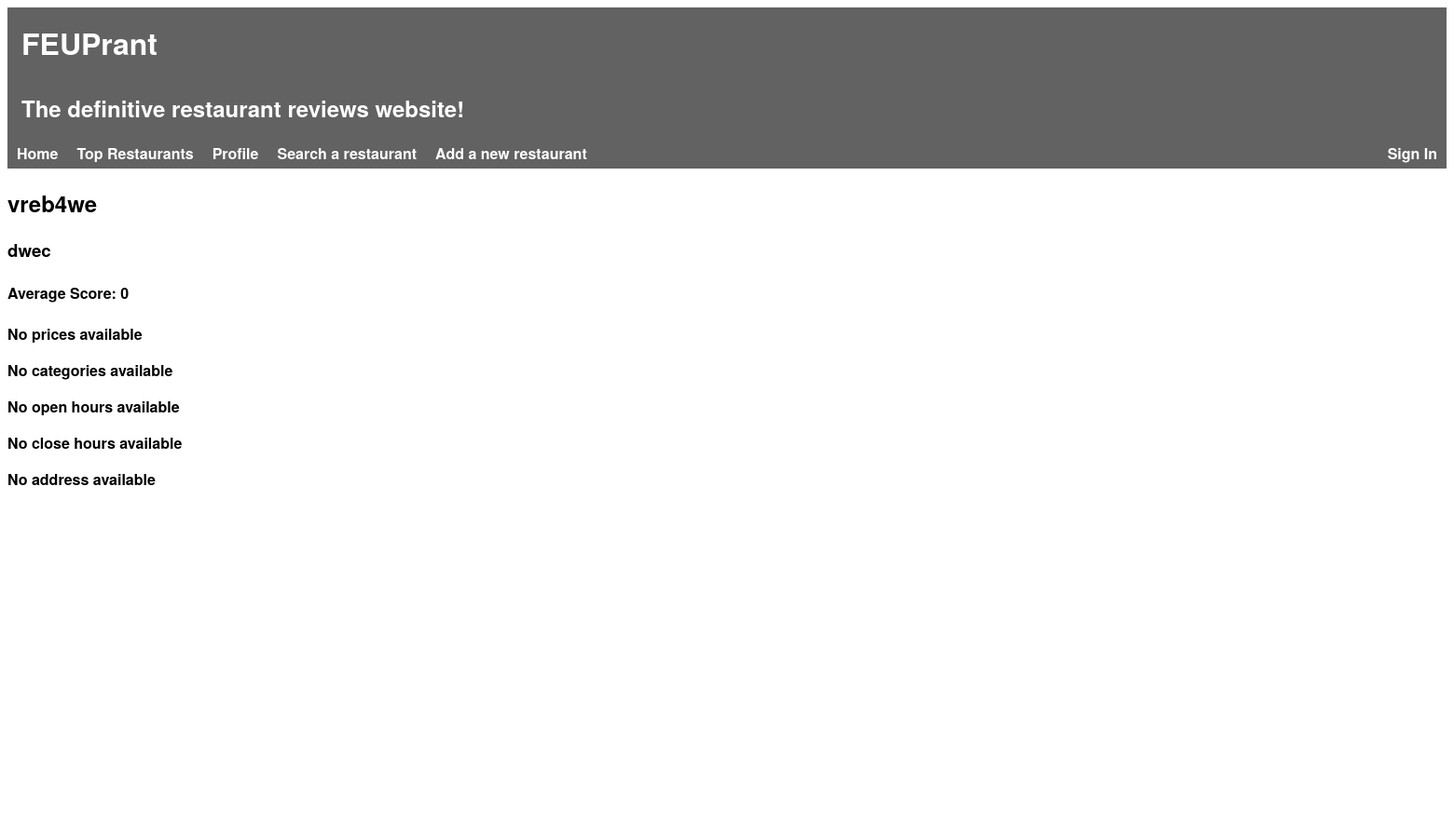
/templates/restaurant.php?idRestaurant=7 (upper part), run on an earlier commit of the app's database.
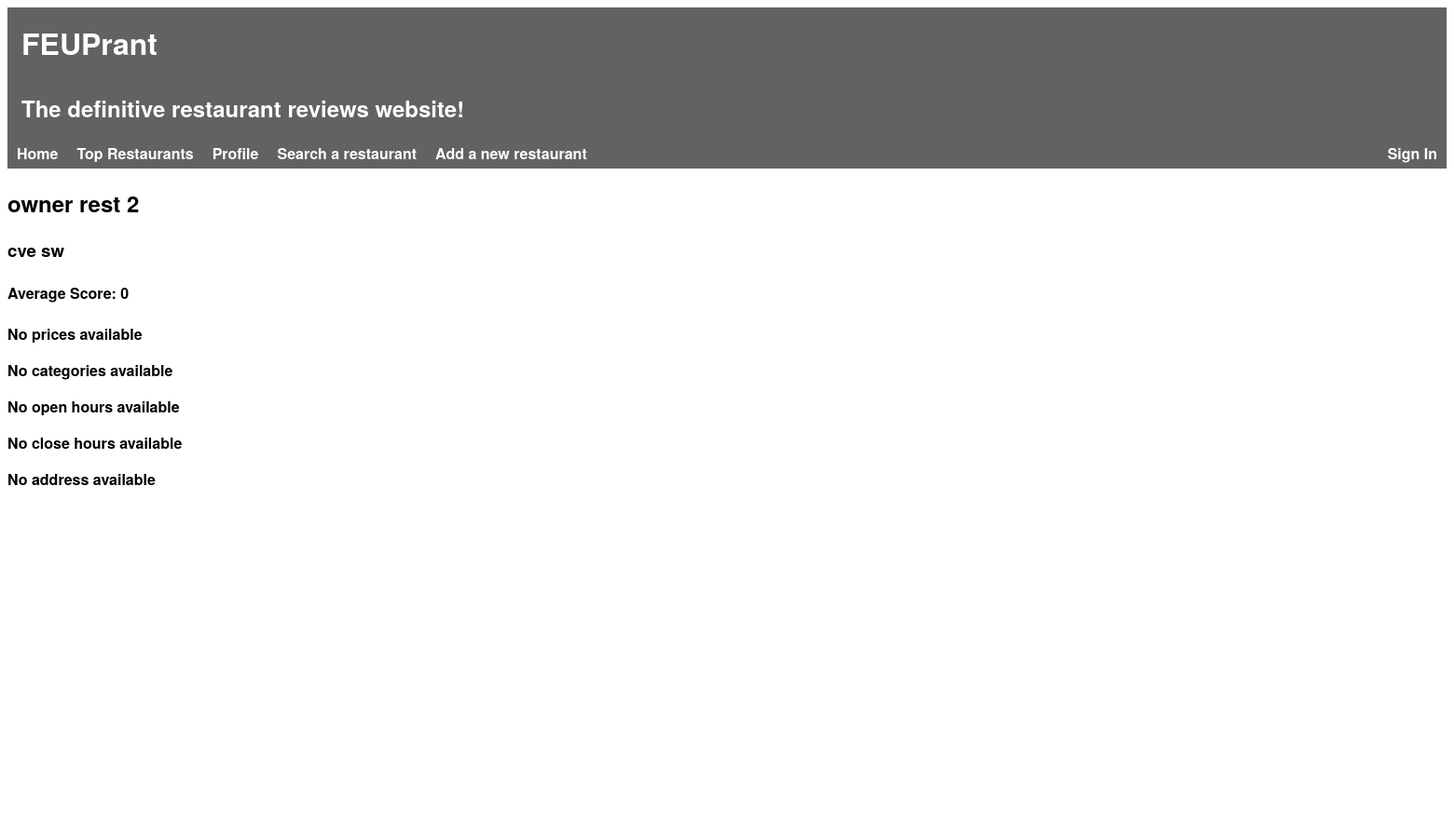
And on a later commit of the database.
### tables this page shows
CREATE TABLE Restaurant(
    idRestaurant        INTEGER PRIMARY KEY AUTOINCREMENT,
    name                STRING NOT NULL,
    description         STRING NOT NULL,
    score               FLOAT NOT NULL,

    idOwner             INTEGER REFERENCES User(idUser),
    idRestaurantInfo    INTEGER REFERENCES RestaurantInfo(idRestaurantInfo)
);

### database/db_restaurants.php (called while the page is built, shortened)
<?php
    function getRestaurantById($idRestaurant) {
        global $db;
        $stmt = $db->prepare('SELECT * FROM Restaurant WHERE idRestaurant = :id');
        $stmt->bindParam(':id', $idRestaurant);
        $stmt->execute();
        return $stmt->fetch();
    }
?>

### database/db_restaurants_info.php (called while the page is built, shortened)
<?php
    function getInfoById($idRestaurantInfo) {
        global $db;
        $stmt = $db->prepare('SELECT * FROM RestaurantInfo WHERE idRestaurantInfo = :id');
        $stmt->bindParam(':id', $idRestaurantInfo);
        $stmt->execute();
        return $stmt->fetch();
    }
?>

### database/db_localization.php (called while the page is built, shortened)
<?php
    function getLocalizationById($idLocalization) {
        global $db;
        $stmt = $db->prepare('SELECT * FROM Localization WHERE idLocalization = :id');
        $stmt->bindParam(':id', $idLocalization);
        $stmt->execute();
        return $stmt->fetch();
    }
?>

### templates/restaurant.php (the view, shortened to what this page needs)
<?php
    include_once('../database/connection.php');
    include_once('../database/db_restaurants.php');
    include_once('../database/db_restaurants_info.php');
    include_once('../database/db_localization.php');
    if(isset($_GET['idRestaurant'])) {
        $restaurant = getRestaurantById($_GET['idRestaurant']);
    } else {
        $_SESSION['idRestaurant'] = $_SESSION['restaurant'];
        $restaurant = $_SESSION['restaurant'];
        if($restaurant == false)
            die('There was no restaurant with the specified id');
    }
    $info = getInfoById($restaurant['idRestaurantInfo']);
    $localization = getLocalizationById($info['idLocalization']);
    include_once('header.php');
?>
<section>
    <div id='restaurant'>
        <h2><?=$restaurant['name']?></h2>
        <h3><?=$restaurant['description']?></h3>
        <h4>Average Score: <?=$restaurant['score']?></h3>
    <div id='restaurantInfo'>
        <?php if($info['price']) { ?>
            <p>Price: <?=$info['price']?></p>
        <?php } else { ?>
            <p>No prices available</p>
        <?php } ?>
        <?php if($info['category']) { ?>
            <p>Categories: <?=$info['category']?></p>
        <?php } else { ?>
            <p>No categories available</p>
        <?php } ?>
        <?php if($info['openHours']) { ?>
            <p>Open Hours: <?=$info['openHours']?></p>
        <?php } else { ?>
            <p>No open hours available</p>
        <?php } ?>
        <?php if($info['closeHours']) { ?>
            <p>Close hours: <?=$info['closeHours']?></p>
        <?php } else { ?>
            <p>No close hours available</p>
        <?php } ?>
    </div>
    <div id="localization">
        <?php if(isset($localization['country']) || isset($localization['city']) || isset($localization['road'])) { ?>
            <label>Adress: </label>
        <?php } else { ?>
            <label>No address available</label>
        <?php } ?>
        <div id="map" style="width:20%; height:400px"></div>
    </div>
</section>

What changed in the data, as far as the page shows it:
changed restaurant: name "vreb4we" → "owner rest 2"; description "dwec" → "cve sw"
